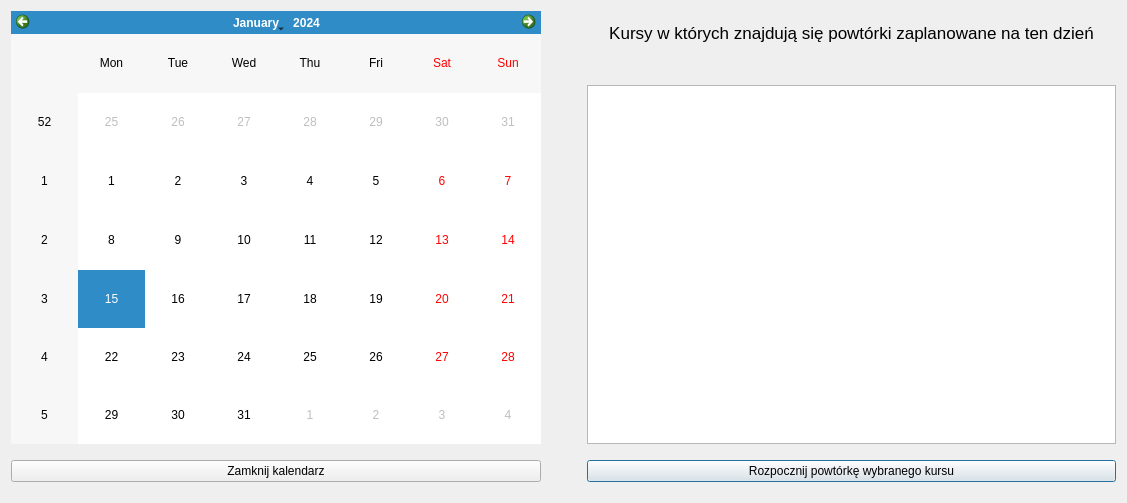
<?xml version="1.0" encoding="UTF-8"?>
<ui version="4.0">
 <class>UserCalendarWindow</class>
 <widget class="QDialog" name="UserCalendarWindow">
  <property name="geometry">
   <rect>
    <x>0</x>
    <y>0</y>
    <width>1127</width>
    <height>503</height>
   </rect>
  </property>
  <property name="windowTitle">
   <string>Dialog</string>
  </property>
  <layout class="QGridLayout" name="gridLayout">
   <item row="5" column="2">
    <widget class="QPushButton" name="repeatButton">
     <property name="text">
      <string>Rozpocznij powtórkę wybranego kursu</string>
     </property>
    </widget>
   </item>
   <item row="3" column="1">
    <spacer name="horizontalSpacer">
     <property name="orientation">
      <enum>Qt::Horizontal</enum>
     </property>
     <property name="sizeType">
      <enum>QSizePolicy::Fixed</enum>
     </property>
     <property name="sizeHint" stdset="0">
      <size>
       <width>40</width>
       <height>20</height>
      </size>
     </property>
    </spacer>
   </item>
   <item row="0" column="0" rowspan="4">
    <widget class="QCalendarWidget" name="userCalendar"/>
   </item>
   <item row="1" column="2">
    <widget class="QLabel" name="label">
     <property name="font">
      <font>
       <pointsize>13</pointsize>
      </font>
     </property>
     <property name="text">
      <string>Kursy w których znajdują się powtórki zaplanowane na ten dzień</string>
     </property>
     <property name="alignment">
      <set>Qt::AlignCenter</set>
     </property>
    </widget>
   </item>
   <item row="2" column="2">
    <spacer name="verticalSpacer">
     <property name="orientation">
      <enum>Qt::Vertical</enum>
     </property>
     <property name="sizeType">
      <enum>QSizePolicy::Fixed</enum>
     </property>
     <property name="sizeHint" stdset="0">
      <size>
       <width>20</width>
       <height>30</height>
      </size>
     </property>
    </spacer>
   </item>
   <item row="5" column="0">
    <widget class="QPushButton" name="closeButton">
     <property name="text">
      <string>Zamknij kalendarz</string>
     </property>
    </widget>
   </item>
   <item row="3" column="2">
    <widget class="QListWidget" name="repeatListWidget">
     <property name="sizePolicy">
      <sizepolicy hsizetype="Expanding" vsizetype="Expanding">
       <horstretch>0</horstretch>
       <verstretch>0</verstretch>
      </sizepolicy>
     </property>
     <property name="font">
      <font>
       <pointsize>18</pointsize>
      </font>
     </property>
    </widget>
   </item>
   <item row="0" column="2">
    <spacer name="verticalSpacer_2">
     <property name="orientation">
      <enum>Qt::Vertical</enum>
     </property>
     <property name="sizeType">
      <enum>QSizePolicy::Fixed</enum>
     </property>
     <property name="sizeHint" stdset="0">
      <size>
       <width>20</width>
       <height>6</height>
      </size>
     </property>
    </spacer>
   </item>
   <item row="6" column="2">
    <spacer name="verticalSpacer_3">
     <property name="orientation">
      <enum>Qt::Vertical</enum>
     </property>
     <property name="sizeType">
      <enum>QSizePolicy::Fixed</enum>
     </property>
     <property name="sizeHint" stdset="0">
      <size>
       <width>20</width>
       <height>10</height>
      </size>
     </property>
    </spacer>
   </item>
   <item row="4" column="2">
    <spacer name="verticalSpacer_4">
     <property name="orientation">
      <enum>Qt::Vertical</enum>
     </property>
     <property name="sizeType">
      <enum>QSizePolicy::Fixed</enum>
     </property>
     <property name="sizeHint" stdset="0">
      <size>
       <width>20</width>
       <height>10</height>
      </size>
     </property>
    </spacer>
   </item>
  </layout>
 </widget>
 <resources/>
 <connections/>
</ui>
